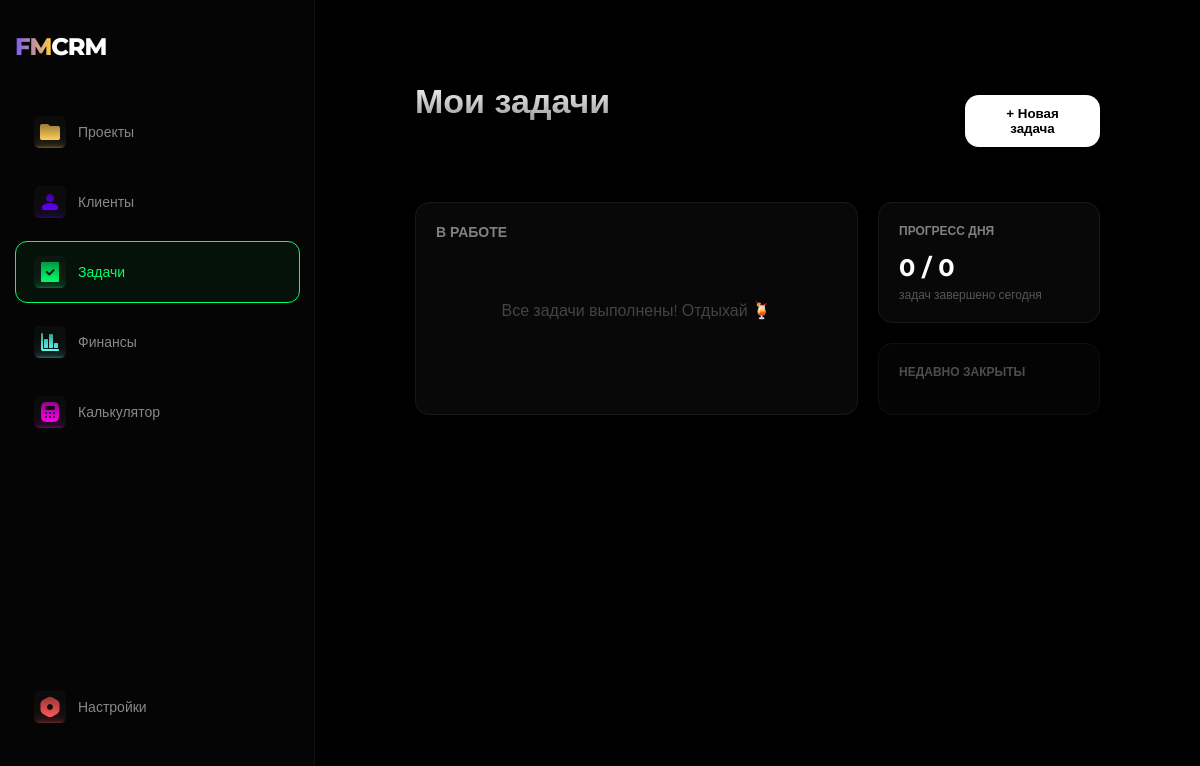
The page /tasks/ on the database as committed earlier.
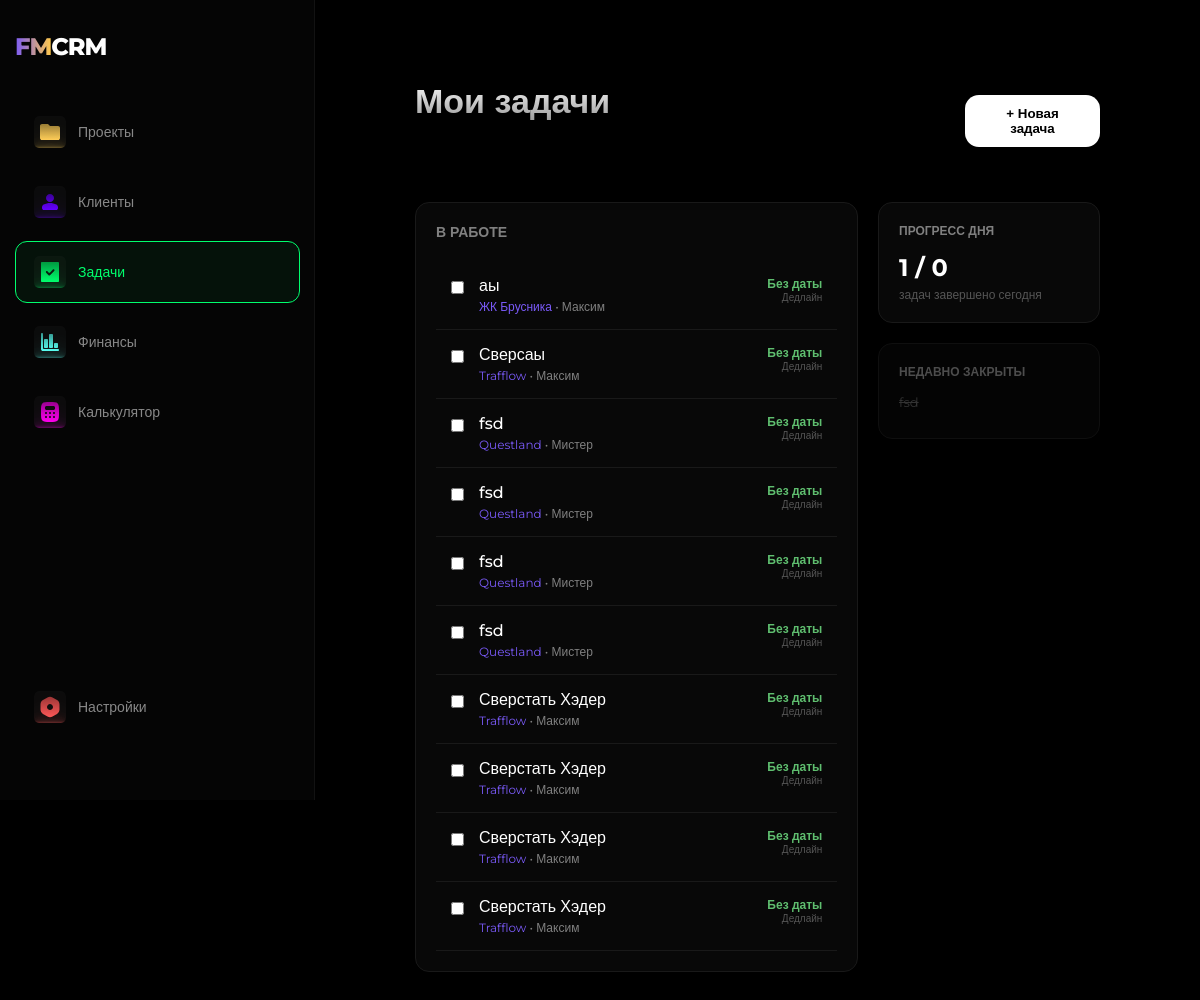
The same page on the database as committed later.
### crm/models.py (models this page shows, shortened)
class Task(models.Model):
    TASK_STATUS_CHOICES = (
        ('todo', 'К выполнению'),
        ('inwork', 'В работе'),
        ('done', 'Выполнено'),
    )
    project = models.ForeignKey(Project, on_delete=models.CASCADE, related_name='tasks', verbose_name="Проект")
    title = models.CharField(max_length=255, verbose_name="Заголовок задачи")
    status = models.CharField(max_length=20, choices=TASK_STATUS_CHOICES, default='todo', verbose_name="Статус задачи")
    created_at = models.DateTimeField(auto_now_add=True)
    due_date = models.DateField(null=True, blank=True, verbose_name="Срок исполнения")
    class Meta:
        verbose_name = "Задача"
        verbose_name_plural = "Задачи"

class Project(models.Model):
    STATUS_CHOICES = (
        ('planned', 'К выполнению'),
        ('inwork', 'В работе'),
        ('done', 'Завершён'),
        ('overdue', 'Просрочен'),
        ('paused', 'Приостановлен'),
    )
    PAYMENT_CHOICES = (
        ('paid', 'Оплачен'),
        ('not_paid', 'Не оплачен'),
        ('pending', 'Ожидает оплаты'),
    )
    title = models.CharField(max_length=200, verbose_name="Название проекта")
    client = models.ForeignKey(
        Client,
        on_delete=models.SET_NULL,
        null=True,
        blank=True,
        related_name='projects',
        verbose_name="Клиент"
    )
    description = models.TextField(blank=True, null=True, verbose_name="Описание проекта")
    status = models.CharField(max_length=20, choices=STATUS_CHOICES, default='planned', verbose_name="Статус")
    budget = models.DecimalField(max_digits=10, decimal_places=2, null=True, blank=True, verbose_name="Бюджет")
    start_date = models.DateField(null=True, blank=True, verbose_name="Дата начала")
    end_date = models.DateField(null=True, blank=True, verbose_name="Дата завершения")
    payment_status = models.CharField(max_length=20, choices=PAYMENT_CHOICES, default='not-paid', verbose_name="Оплата")
    order = models.PositiveIntegerField(default=0, verbose_name="Позиция")
    class Meta:
        ordering = ['status', 'order', 'id']

class Client(models.Model):
    name = models.CharField(max_length=200, verbose_name="Имя/Компания")
    contact_person = models.CharField(max_length=200, blank=True, null=True, verbose_name="Контактное лицо")
    email = models.EmailField(blank=True, null=True, verbose_name="Email")
    phone = models.CharField(max_length=20, blank=True, null=True, verbose_name="Телефон")
    telegram = models.CharField(max_length=100, blank=True, null=True, verbose_name="Telegram")
    is_vip = models.BooleanField(default=False, verbose_name="VIP статус")
    created_at = models.DateTimeField(auto_now_add=True, verbose_name="Дата добавления")
    class Meta:
        verbose_name = "Клиент"
        verbose_name_plural = "Клиенты"
        ordering = ['name']

### crm/views.py (the view)
# urls.py: path('tasks/', views.tasks, name='tasks'),
def tasks(request):
    all_tasks = Task.objects.select_related('project', 'project__client').all()
    active_tasks = all_tasks.exclude(status='done').order_by('-created_at')
    overdue_tasks = []
    completed_tasks = all_tasks.filter(status='done').order_by('-id')[:10]
    return render(request, 'tasks.html', {
        'active_tasks': active_tasks,
        'overdue_tasks': overdue_tasks,
        'completed_tasks': completed_tasks,
    })

### templates/tasks.html (shortened to what this page needs)
{% extends 'base.html' %}
{% block content %}
<div class="content">
    <div class="topbar">
        <h1>Мои задачи</h1>
        <button class="add-project-btn">+ Новая задача</button>
    </div>
    <div style="display: grid; grid-template-columns: 2fr 1fr; gap: 20px;">
        <div class="project-card" style="padding: 20px; border: 1px solid #191919;">
            <h3 style="margin-bottom: 20px; color: #808080; font-size: 14px; text-transform: uppercase;">В работе</h3>
            {% for task in active_tasks %}
            <div style="display: flex; align-items: flex-start; gap: 15px; padding: 15px; border-bottom: 1px solid #191919; transition: 0.3s;" onmouseover="this.style.backgroundColor='#161616'" onmouseout="this.style.backgroundColor='transparent'">
                <input type="checkbox" style="margin-top: 5px; cursor: pointer;">
                <div style="flex-grow: 1;">
                    <div style="font-weight: 500; margin-bottom: 4px;">{{ task.title }}</div>
                    <div style="font-size: 12px; color: #808080;">
                        <span style="color: #7A5AF8;">{{ task.project.title }}</span>
                        • {{ task.project.client.name|default:"Без клиента" }}
                    </div>
                </div>
                <div style="text-align: right;">
                    <div style="font-size: 12px; font-weight: 600; {% if task in overdue_tasks %}color: #F04438;{% else %}color: #5FBE6F;{% endif %}">
                        {{ task.due_date|date:"d M"|default:"Без даты" }}
                    </div>
                    <div style="font-size: 10px; color: #555;">Дедлайн</div>
                </div>
            </div>
            {% empty %}
            <div style="padding: 40px; text-align: center; color: #444;">Все задачи выполнены! Отдыхай 🍹</div>
            {% endfor %}
        </div>
        <div>
            <div class="project-card" style="padding: 20px; border: 1px solid #191919; margin-bottom: 20px;">
                <h3 style="color: #808080; font-size: 12px; text-transform: uppercase; margin-bottom: 15px;">Прогресс дня</h3>
                <div style="font-size: 24px; font-weight: bold; color: #fff;">{{ completed_tasks|length }} / {{ active_tasks|length|add:completed_tasks|length }}</div>
                <div style="font-size: 12px; color: #555; margin-top: 5px;">задач завершено сегодня</div>
            </div>
            <div class="project-card" style="padding: 20px; border: 1px solid #191919; opacity: 0.6;">
                <h3 style="color: #808080; font-size: 12px; text-transform: uppercase; margin-bottom: 15px;">Недавно закрыты</h3>
                {% for task in completed_tasks %}
                <div style="font-size: 13px; margin-bottom: 8px; text-decoration: line-through; color: #555;">
                    {{ task.title }}
                </div>
                {% endfor %}
            </div>
        </div>
    </div>
</div>
{% endblock %}

### templates/base.html (shortened to what this page needs)
{% load static %}
<!DOCTYPE html>
<html lang="ru">
<head>
    <link rel="stylesheet" href="{% static 'style.css' %}">
</head>
<body>
    <nav class="sidebar">
        <h1 class="logo"><span class="fm">FM</span>CRM</h1>
        <ul class="nav-list">
            <li class="nav-item {% if request.path == '/projects/' or request.path == '/' %}active{% endif %}">
                <a href="{% url 'projects' %}">
                    <img src="{% static 'icons/folder.svg' %}" alt="Проекты">
                    <span>Проекты</span>
                </a>
            </li>
            <li class="nav-item {% if request.path == '/clients/' %}active{% endif %}">
                <a href="{% url 'clients' %}">
                    <img src="{% static 'icons/user.svg' %}" alt="Клиенты">
                    <span>Клиенты</span>
                </a>
            </li>
            <li class="nav-item {% if request.path == '/tasks/' %}active{% endif %}">
                <a href="{% url 'tasks' %}">
                    <img src="{% static 'icons/check.svg' %}" alt="Задачи">
                    <span>Задачи</span>
                </a>
            </li>
            <li class="nav-item {% if request.path == '/finance/' %}active{% endif %}">
                <a href="{% url 'finance' %}">
                    <img src="{% static 'icons/chart.svg' %}" alt="Финансы">
                    <span>Финансы</span>
                </a>
            </li>
            <li class="nav-item {% if request.path == '/calculator/' %}active{% endif %}">
                <a href="{% url 'calculator' %}">
                    <img src="{% static 'icons/calculator.svg' %}" alt="Калькулятор">
                    <span>Калькулятор</span>
                </a>
            </li>
        </ul>
        <div class="settings {% if request.path == '/settings/' %}active{% endif %}">
            <a href="#">
                <img src="{% static 'icons/settings.svg' %}" alt="Настройки">
                <span>Настройки</span>
            </a>
        </div>
    </nav>
    <main class="content">
        {% block content %}
        {% endblock %}
    </main>
</body>
</html>

### static/style.css (style rules this page uses)
* { box-sizing: border-box; margin: 0; padding: 0; }
body { font-family: 'Montserrat', Arial, sans-serif; background-color: #000000; color: #FFFFFF; overflow-x: hidden; display: flex; min-height: 100vh; }
.sidebar { position: fixed; top: 0; left: 0; width: 315px; height: 100vh; background-color: #050505; display: flex; flex-direction: column; padding: 32px 15px; z-index: 100; border-right: 1px solid rgba(255, 255, 255, 0.05); }
.logo { font-weight: 800; font-size: 24px; margin-bottom: 40px; letter-spacing: -1px; }
.logo .fm { background: linear-gradient(90deg, #7A5AF8 0%, #FEC84B 100%); -webkit-background-clip: text; -webkit-text-fill-color: transparent; }
.nav-list { list-style: none; display: flex; flex-direction: column; gap: 8px; }
.nav-item a, .settings a { display: flex; align-items: center; gap: 12px; text-decoration: none; color: #888888; padding: 14px 18px; width: 285px; border-radius: 12px; border: 1px solid transparent; transition: all 0.3s cubic-bezier(0.4, 0, 0.2, 1); font-size: 14px; font-weight: 500; }
.nav-item:nth-child(3).active a { border-color: #00FF6D; background: rgba(0, 255, 109, 0.05); color: #00FF6D; }
.settings { margin-top: auto; margin-bottom: 30px; }
.topbar { display: flex; align-items: center; justify-content: space-between; gap: 20px; margin-bottom: 40px; width: 100%; }
.content { margin-left: 315px; padding: 40px 50px; width: calc(100% - 315px); min-height: 100vh; display: flex; flex-direction: column; align-items: stretch; }
.content > div { width: 100%; margin-left: 0 !important; margin-right: 0 !important; }
.content h1 { font-size: 34px; font-weight: 700; margin-bottom: 40px; text-align: left !important; width: 100% !important; background: linear-gradient(180deg, #FFFFFF 0%, #999999 100%); -webkit-background-clip: text; -webkit-text-fill-color: transparent; }
.project-card, .kanban-cards { background: rgba(255, 255, 255, 0.02); backdrop-filter: blur(10px); border: 1px solid rgba(255, 255, 255, 0.05); border-radius: 20px; padding: 24px; transition: all 0.4s cubic-bezier(0.165, 0.84, 0.44, 1); }
.add-project-btn { height: 52px; padding: 0 30px; background: #FFFFFF; color: #000000; border-radius: 14px; font-weight: 700; border: none; cursor: pointer; transition: all 0.3s ease; }
.project-card { background: rgba(255, 255, 255, 0.03); border: 1px solid rgba(255, 255, 255, 0.05); border-radius: 14px; padding: 20px; cursor: pointer; transition: all 0.3s ease; }
.project-card { transition: transform 0.25s cubic-bezier(0.2, 0, 0, 1), opacity 0.2s ease, background 0.3s ease; will-change: transform; }

Rows that differ between the two databases and show on the page:
added Task: title "аы", project "ЖК Брусника", project.client.name "Максим", due_date "Без даты", shown under "В РАБОТЕ"
added Task: title "Сверсаы", project "Trafflow", project.client.name "Максим", due_date "Без даты", shown under "В РАБОТЕ"
added Task: title "fsd", project "Questland", project.client.name "Мистер", due_date "Без даты", shown under "В РАБОТЕ"
added Task: title "fsd", project "Questland", project.client.name "Мистер", due_date "Без даты", shown under "В РАБОТЕ"
added Task: title "fsd", project "Questland", project.client.name "Мистер", due_date "Без даты", shown under "В РАБОТЕ"
added Task: title "fsd", project "Questland", project.client.name "Мистер", due_date "Без даты", shown under "В РАБОТЕ"
added Task: title "Сверстать Хэдер", project "Trafflow", project.client.name "Максим", due_date "Без даты", shown under "В РАБОТЕ"
added Task: title "Сверстать Хэдер", project "Trafflow", project.client.name "Максим", due_date "Без даты", shown under "В РАБОТЕ"
added Task: title "Сверстать Хэдер", project "Trafflow", project.client.name "Максим", due_date "Без даты", shown under "В РАБОТЕ"
added Task: title "Сверстать Хэдер", project "Trafflow", project.client.name "Максим", due_date "Без даты", shown under "В РАБОТЕ"
added Task: title "fsd", shown under "НЕДАВНО ЗАКРЫТЫ"
Other text that changed with them:
{{ completed_tasks|length }}: "0" → "1"
text no longer shown: "Все задачи выполнены! Отдыхай 🍹"
